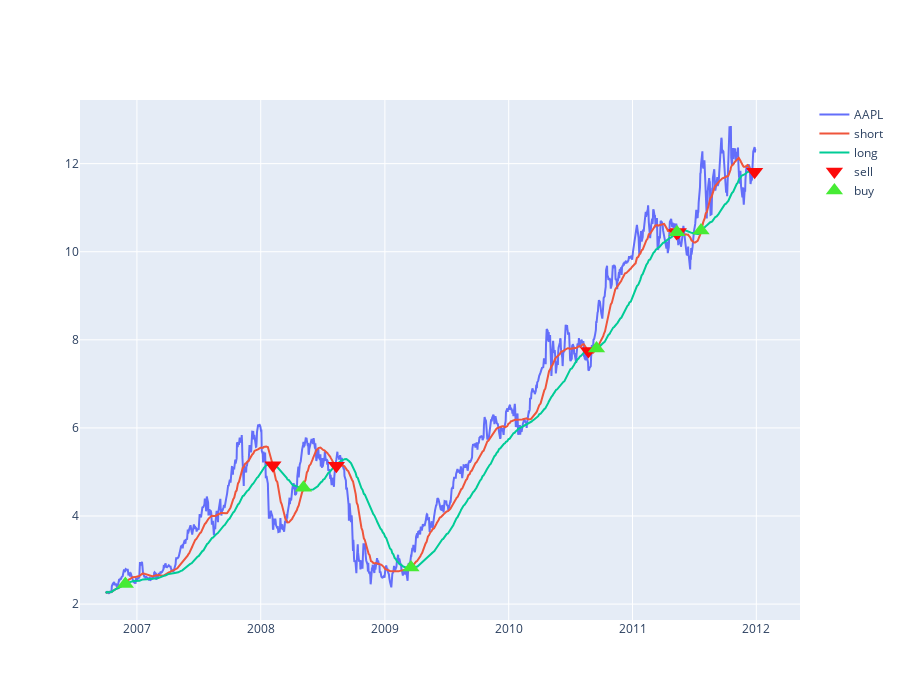

Notebook source saved alongside this figure:
### Code cell
data = aapl['Adj Close'].reset_index()
short_mav = signal_df['short_mav'].reset_index()
long_mav = signal_df['long_mav'].reset_index()

fig = go.Figure()
fig.update_layout(
    autosize=True,
    height=700)

fig.add_trace(go.Scatter(x=data['Date'],y=data['Adj Close'],mode='lines',name='AAPL'))
fig.add_trace(go.Scatter(x=short_mav['Date'],y=short_mav['short_mav'],mode='lines',name='short'))
fig.add_trace(go.Scatter(x=long_mav['Date'],y=long_mav['long_mav'],mode='lines',name='long'))
fig.add_trace(go.Scatter(
    x=signal_df.loc[signal_df.positions == -1.0].index,
    y=signal_df.short_mav[signal_df.positions == -1.0],
    mode='markers',
    marker=dict(size=15, color='#fc0a0a', symbol='triangle-down'),
    name='sell'
))
fig.add_trace(go.Scatter(
    x=signal_df.loc[signal_df.positions == 1.0].index,
    y=signal_df.short_mav[signal_df.positions == 1.0],
    mode='markers',
    marker=dict(size=15, color='#46eb34', symbol='triangle-up'),
    name='buy'
))

fig.show()

### Figure 1 — Plotly figure (JSON) as saved in the notebook; plotly's stock layout.template omitted (floating-point values rounded to 4 significant figures; data arrays with more than 128 entries replaced by an {"elided": "..."} marker saying what was removed)
{"data": [{"mode": "lines", "name": "AAPL", "type": "scatter", "x": {"elided": "1323 str values"}, "y": {"elided": "1323 float values"}}, {"mode": "lines", "name": "short", "type": "scatter", "x": {"elided": "1323 str values"}, "y": {"elided": "1323 float values"}}, {"mode": "lines", "name": "long", "type": "scatter", "x": {"elided": "1323 str values"}, "y": {"elided": "1323 float values"}}, {"marker": {"color": "#fc0a0a", "size": 15, "symbol": "triangle-down"}, "mode": "markers", "name": "sell", "type": "scatter", "x": ["2008-02-06T00:00:00", "2008-08-11T00:00:00", "2010-08-24T00:00:00", "2011-05-11T00:00:00", "2011-05-16T00:00:00", "2011-12-27T00:00:00"], "y": [5.15, 5.141, 7.748, 10.43, 10.45, 11.82]}, {"marker": {"color": "#46eb34", "size": 15, "symbol": "triangle-up"}, "mode": "markers", "name": "buy", "type": "scatter", "x": ["2006-11-28T00:00:00", "2008-05-06T00:00:00", "2009-03-19T00:00:00", "2010-09-17T00:00:00", "2011-05-12T00:00:00", "2011-07-22T00:00:00"], "y": [2.459, 4.639, 2.83, 7.805, 10.44, 10.48]}], "layout": {"autosize": true, "height": 700}}
